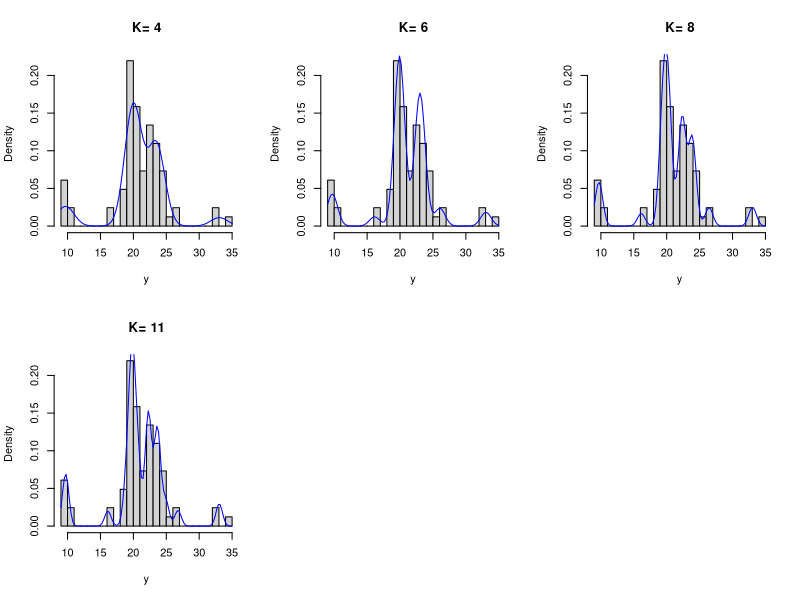

Source code (R): (Note: a time limit stopped this script after it produced the figure.)
## Fit the Location Mixture Model ##

library(MASS)
y<-galaxies/1000
N=length(y)
modes=c(4,6,8,11,15,20)
AIC=c()
BIC=c()

par(mfrow=c(2,3))
for(K in modes){
  
## Set initial values ##
  pim=c()
  mum=c()
  sm=var(y)
  pinikm<-matrix(nrow=K,ncol=N)
  for(k in 1:K){
    pim[k]=1/K
    mum[k]=min(y)+(k-1)*(max(y)-min(y))/(K-1)
  }
  
## Doing M Steps ##  
  for(i in 1:2000){
    
## Compute Pi_n,i,k ##
    for(n in 1:N){
      for(k in 1:K){
        pinikm[k,n]=pim[k]*dnorm(y[n],mum[k],sm^0.5)/(sum(pim*dnorm(y[n],mum,sm^0.5)))
      }
    }
## Update Pi and Mu ##
    for(k in 1:K){
      pim[k]=sum(pinikm[k,])/sum(pinikm)
      mum[k]=sum(pinikm[k,]*y)/sum(pinikm[k,])
    } 
## Update Sigma ##    
    sm=0
    for(n in 1:N){
      for(k in 1:K){
        sm=sm+pinikm[k,n]*(y[n]-mum[k])^2/sum(pinikm)
      }
    }
  }

## Graph Results ##  
  pdf<-function(x){
    y=0
    for(k in 1:K){
      y=y+pim[k]*dnorm(x,mum[k],sm^0.5)
    }
    return(y)
  }
  hist(y,breaks=30,freq=FALSE,main=paste("K=",K))
  curve(expr=pdf,col="blue",add=TRUE)
  
## Compute AIC & BIC ##
  l=0
  for(n in 1:N){
    l=l+log(sum(pim*dnorm(y[n],mum,sm^0.5)))
  }
  aic=2*(2*K+1)-2*l
  bic=(2*K+1)*log(N)-2*l
  AIC=c(AIC,aic)
  BIC=c(BIC,bic)
  
  print(paste("K =",K))
  print(pim)
  print(mum)
  print(sm)

}

AIC
BIC



## Fit the Location-Scale Mixture Model ##

library(MASS)
y<-galaxies/1000
N=length(y)
modes=c(3,4,5,6,7,8)
AIC=c()
BIC=c()

par(mfrow=c(2,3))
for(K in modes){
  
  ## Set initial values ##
  pim=c()
  mum=c()
  sm=c()
  pinikm<-matrix(nrow=K,ncol=N)
  for(k in 1:K){
    pim[k]=1/K
    mum[k]=min(y)+(k-1)*(max(y)-min(y))/(K-1)
    sm[k]=var(y)
  }
  
  ## Doing M Steps ##  
  for(i in 1:2000){
    
    ## Compute Pi_n,i,k ##
    for(n in 1:N){
      for(k in 1:K){
        pinikm[k,n]=pim[k]*dnorm(y[n],mum[k],sm[k]^0.5)/(sum(pim*dnorm(y[n],mum,sm^0.5)))
      }
    }
    ## Update Pi and Mu ##
    for(k in 1:K){
      pim[k]=sum(pinikm[k,])/sum(pinikm)
      mum[k]=sum(pinikm[k,]*y)/sum(pinikm[k,])
    }
    ## Update Sigma ##    
    for(k in 1:K){
      sm[k]=sum(pinikm[k,]*(y-mum[k])^2)/(sum(pinikm[k,]))
    }
  }
  
  ## Graph Results ##  
  pdf<-function(x){
    y=0
    for(k in 1:K){
      y=y+pim[k]*dnorm(x,mum[k],sm[k]^0.5)
    }
    return(y)
  }
  hist(y,breaks=30,freq=FALSE,main=paste("K=",K))
  curve(expr=pdf,col="blue",add=TRUE)
  
  ## Compute AIC & BIC ##
  l=0
  for(n in 1:N){
    l=l+log(sum(pim*dnorm(y[n],mum,sm^0.5)))
  }
  aic=2*(3*K)-2*l
  bic=3*K*log(N)-2*l
  AIC=c(AIC,aic)
  BIC=c(BIC,bic)
  
  print(paste("K =",K))
  print(pim)
  print(mum)
  print(sm)
}

AIC
BIC



## Fit location-scale mixtures of bivariate normals ##

library(datasets)
library(mvtnorm)
y<-faithful
N=272
modes=c(2,3,4,5)
AIC=c()
BIC=c()

par(mfrow=c(2,2))
for(K in modes){
  
  ## Set initial values ##
  pim<-c()
  mum<-matrix(nrow=K,ncol=2)
  sm<-array(dim=c(2,2,K))
  pinikm<-matrix(nrow=K,ncol=N)
  for(k in 1:K){
    pim[k]=1/K
    mum[k,]=c(min(y[,1])+(k-1)*(max(y[,1])-min(y[,1]))/(K-1), min(y[,2])+(k-1)*(max(y[,2])-min(y[,2]))/(K-1))
    sm[,,k]=var(y)
  }
  
  ## Doing M Steps ##  
  for(i in 1:200){
    
    ## Compute Pi_n,i,k ##
    for(n in 1:N){
      a=0
      for(j in 1:K){
        a=a+pim[j]*dmvnorm(y[n,],mum[j,],sm[,,j])
      }
      for(k in 1:K){
        pinikm[k,n]=pim[k]*dmvnorm(y[n,],mum[k,],sm[,,k])/a
      }
    }
    ## Update Pi ##
    for(k in 1:K){
      pim[k]=sum(pinikm[k,])/sum(pinikm)
    }
    ## Update Mu ##
    for(k in K){
      mum[k,1]=sum(pinikm[k,]*y[,1])/sum(pinikm[k,])
      mum[k,2]=sum(pinikm[k,]*y[,2])/sum(pinikm[k,])
    }
    ## Update Sigma ##    
    for(k in 1:K){
      sm[1,1,k]=sum(pinikm[k,]*(y[,1]-mum[k,1])^2)/sum(pinikm[k,])
      sm[2,2,k]=sum(pinikm[k,]*(y[,2]-mum[k,2])^2)/sum(pinikm[k,])
      sm[1,2,k]=sum(pinikm[k,]*(y[,1]-mum[k,1])*(y[,2]-mum[k,2]))/sum(pinikm[k,])
      sm[2,1,k]=sum(pinikm[k,]*(y[,1]-mum[k,1])*(y[,2]-mum[k,2]))/sum(pinikm[k,])
    }
  }
  
  ## Graph Results ##  
  plot(y,cex=0.5,main=paste("K=",K))
  pdf<-function(x1,x2){
    y=0
    for(k in 1:K){
      y=y+pim[k]*dmvnorm(c(x1,x2),mum[k,],sm[,,k])
    }
    return(y)
  }
  u=seq(40,100,0.1)
  v=seq(1.5,5.5,0.01)
  z<-outer(v,u,Vectorize(pdf))
  contour(v,u,z,add=TRUE)
  
  ## Compute AIC & BIC ##
  l=0
  for(n in 1:N){
    c=0
    for(k in 1:K){
      c=c+pim[k]*dmvnorm(y[n,],mum[k,],sm[,,k])
    }
    l=l+log(c)
  }
  aic=2*(6*K)-2*l
  bic=6*K*log(N)-2*l
  AIC=c(AIC,aic)
  BIC=c(BIC,bic)
  
  print(paste("K =",K))
  print(pim)
  print(mum)
  print(sm)
}

AIC
BIC
